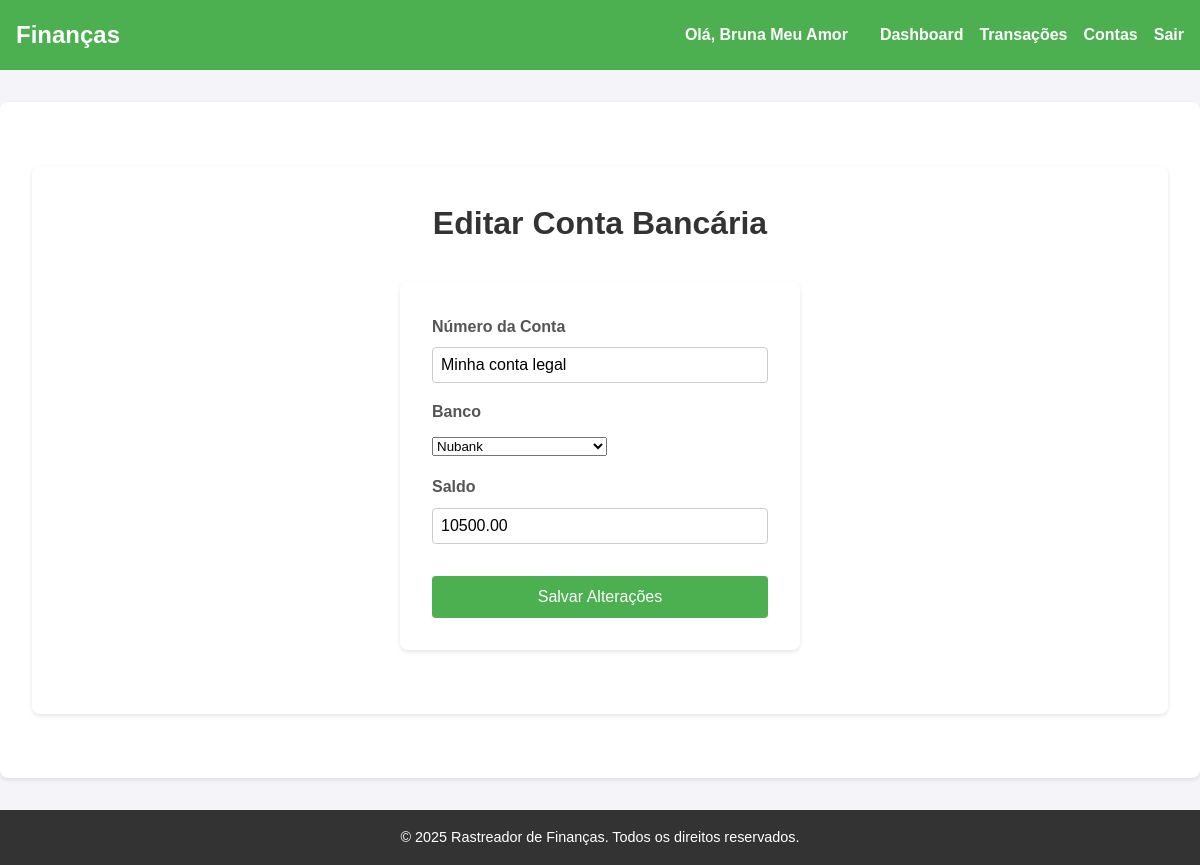
The page /configuracoes/contas/editar/2 (signed in) on the database its author committed.
### models.py (models this page shows, shortened)
class BankAccount(db.Model):
    id = db.Column(db.Integer, primary_key=True)
    account_name = db.Column(db.String(20), nullable=False, unique=True)
    balance = db.Column(db.Numeric(10, 2), nullable=False)
    user_id = db.Column(db.Integer, db.ForeignKey('user.id'), nullable=False)
    bank_id = db.Column(db.Integer, db.ForeignKey('bank.id'), nullable=False)
    created_at = db.Column(db.DateTime, nullable=False, default=datetime.utcnow)
    transactions = db.relationship('Transaction', backref='bank_account', lazy=True)

class Bank(db.Model):
    id = db.Column(db.Integer, primary_key=True)
    name = db.Column(db.String(100), nullable=False, unique=True)
    bank_accounts = db.relationship('BankAccount', backref='bank', lazy=True)
    credit_cards = db.relationship('CreditCard', backref='bank', lazy=True)

### app.py (the view, shortened to what this page needs)
@app.route('/configuracoes/contas/editar/<int:account_id>', methods=['GET', 'POST'])
def editar_conta(account_id):
    if not session['user_id']:
        return redirect(url_for('login'))
    account = BankAccount.query.filter_by(id=account_id, user_id=session['user_id']).first()
    if not account:
        return redirect(url_for('configuracoes_contas'))  # Redireciona se a conta não existir ou não pertencer ao usuário
    banks = Bank.query.all()
    return render_template('configuracoes/contas/editar_conta.html', account=account, banks=banks)

### templates/configuracoes/contas/editar_conta.html (shortened to what this page needs)
{% extends "layout.html" %}
{% block content %}
<main class="container">
    <h1 class="page-title">Editar Conta Bancária</h1>
    <div class="form-container">
        <form method="POST" action="/configuracoes/contas/editar/{{ account.id }}" class="form">
            <div class="form-group">
                <label for="account-name">Número da Conta</label>
                <input type="text" id="account-name" name="account_name" value="{{ account.account_name }}" required>
            </div>
            <div class="form-group">
                <label for="bank-id">Banco</label>
                <select id="bank-id" name="bank_id" required>
                    {% for bank in banks %}
                        <option value="{{ bank.id }}" {% if bank.id == account.bank_id %}selected{% endif %}>{{ bank.name }}</option>
                    {% endfor %}
                </select>
            </div>
            <div class="form-group">
                <label for="balance">Saldo</label>
                <input type="text" id="balance" name="balance" value="{{ account.balance }}" required inputmode="numeric">
            </div>
            <button type="submit" class="btn">Salvar Alterações</button>
        </form>
    </div>
</main>
{% endblock content %}

### static/styles.css (style rules this page uses)
* { margin: 0; padding: 0; box-sizing: border-box; }
body { font-family: Arial, sans-serif; background-color: #f4f4f9; color: #333; line-height: 1.6; }
main .container { margin: 2rem auto; padding: 0 1rem; background: white; border-radius: 8px; box-shadow: 0 2px 4px rgba(0, 0, 0, 0.1); padding: 2rem; }
.form-container { max-width: 400px; margin: 2rem auto; background: white; padding: 2rem; border-radius: 8px; box-shadow: 0 2px 4px rgba(0, 0, 0, 0.1); text-align: center; }
.form .form-group { margin-bottom: 1rem; text-align: left; }
.form label { display: block; margin-bottom: 0.5rem; font-weight: bold; color: #555; }
.form input { width: 100%; padding: 0.5rem; border: 1px solid #ccc; border-radius: 4px; font-size: 1rem; }
.form .btn { width: 100%; padding: 0.75rem; background-color: #4CAF50; color: white; border: none; border-radius: 4px; font-size: 1rem; cursor: pointer; margin-top: 1rem; }
.page-title { text-align: center; margin-bottom: 2rem; font-size: 2rem; color: #333; }

### rows shown on the page
BankAccount: account_name "Minha conta legal", bank_id "Nubank", balance "10500.00"

### other values the page prints
{{ session['username'] }} "Bruna Meu Amor"
